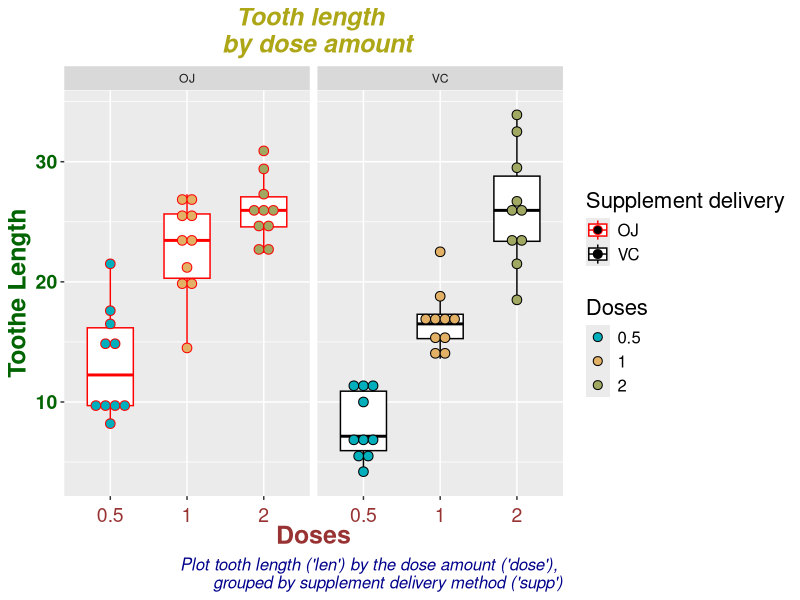

The R source for this figure:
## ---- chunk 1
data(ToothGrowth)
str(ToothGrowth)
## ---- chunk 2
library(tidyr)
library(rstatix)
ToothGrowth %>% sample_n_by(dose, size = 3)
# Quick summary of the data
summary(ToothGrowth)
# Exploration of ToothGrowth$dose and ToothGrowth$len, since we know exactly what ToothGrowth$supp contains
unique(ToothGrowth$dose)
unique(ToothGrowth$len)
## ---- chunk 3
library(ggplot2)
my_plot_fun <- function(my_data,my_x) {
  my_data <- as.data.frame(my_data)
  my_data %>%
  ggplot(aes(x=my_x, y=len)) +
theme(plot.title = element_text(color="#ADA717", size=18, face="bold.italic",hjust=0.5),
 axis.title.x = element_text(color="#993333", size=18, face="bold"),
 axis.text.x = element_text(color="#993333", size=14,vjust = 0),
 axis.title.y = element_text(color="darkgreen", size=18, face="bold"),
 axis.text.y = element_text(face="bold", color="darkgreen", size=14),
 legend.text = element_text(size=12),
 legend.title = element_text(size=16))}

# Conversion of ToothGrowth$dose into a factor
ToothGrowth$dose<-as.factor(ToothGrowth$dose)

mpt <-my_plot_fun(ToothGrowth,my_x = ToothGrowth$dose) + 
  geom_boxplot(aes(color = supp,group=dose), width = 0.6) +
  geom_dotplot(aes(fill = as.factor(dose), color = supp,group=dose), binaxis='y', stackdir='center', 
               dotsize = 0.8,position = position_dodge(0.8),binwidth=1)+
  scale_fill_manual( values = c("#00AFBB", "#E3B166","#A1A861"))+
  scale_color_manual(values = c("red", "black")) + facet_grid(~ supp)+
  labs(x = "Doses", y ="Toothe Length", fill = "Doses", color="Supplement delivery",
    title = "Tooth length \n by dose amount",
  caption = "Plot tooth length ('len') by the dose amount ('dose'), \n grouped by supplement delivery method ('supp')") +
  theme(plot.caption = element_text(color = "darkblue", face = "italic", size = 12))
## ---- chunk 4
mpt
